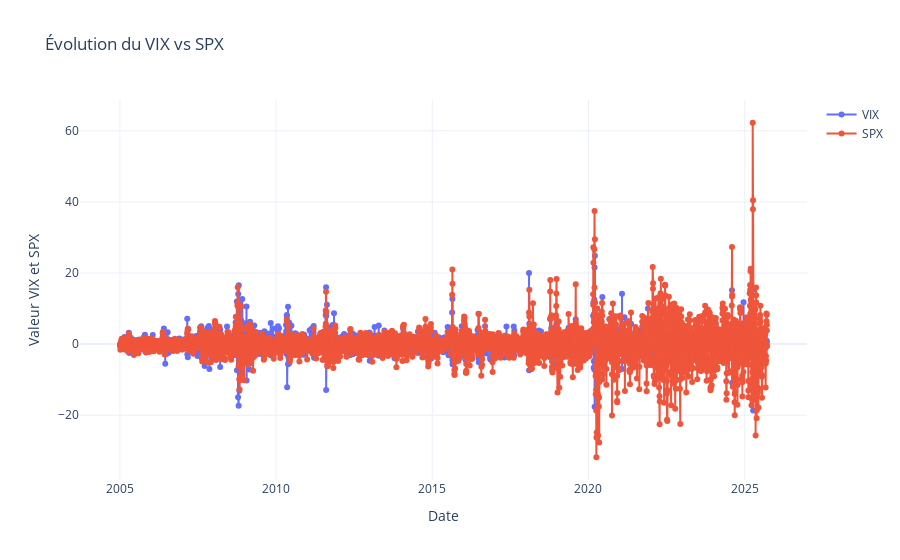

Notebook cell for this chart:
### Code cell
fig = go.Figure()
fig.add_trace(
    go.Scatter(
        x=df_vix.index,
        y=df_vix["VIX"].diff(),
        mode="lines+markers",
        name="VIX"
    )
)
fig.add_trace(
    go.Scatter(
        x=df_spx.index,
        y=df_spx["SPX_Var"].diff(),
        mode="lines+markers",
        name="SPX"
    )
)

fig.update_layout(
    title="Évolution du VIX vs SPX",
    xaxis_title="Date",
    yaxis_title="Valeur VIX et SPX",
    template="plotly_white"
)

fig.show()

### Figure 1 — Plotly figure (JSON) as saved in the notebook; plotly's stock layout.template omitted (floating-point values rounded to 4 significant figures; data arrays with more than 128 entries replaced by an {"elided": "..."} marker saying what was removed)
{"data": [{"mode": "lines+markers", "name": "VIX", "type": "scatter", "x": {"elided": "5236 str values"}, "y": {"elided": "5236 float values"}}, {"mode": "lines+markers", "name": "SPX", "type": "scatter", "x": {"elided": "5236 str values"}, "y": {"elided": "5236 float values"}}], "layout": {"title": {"text": "Évolution du VIX vs SPX"}, "xaxis": {"title": {"text": "Date"}}, "yaxis": {"title": {"text": "Valeur VIX et SPX"}}}}
